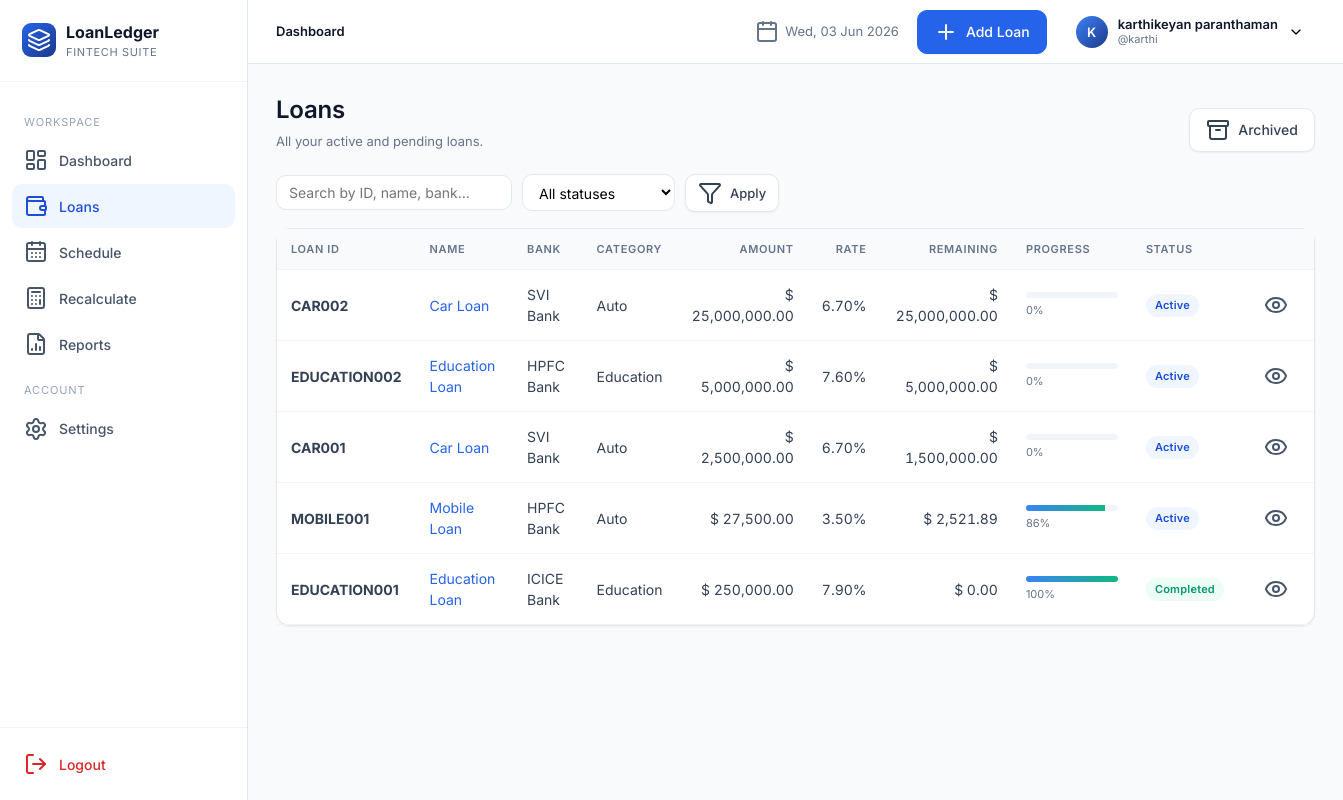
The page /loans/ (signed in) on the database its author committed.
### app/models.py (models this page shows, shortened)
class User(UserMixin, db.Model):
    __tablename__ = "users"
    id = db.Column(db.Integer, primary_key=True)
    full_name = db.Column(db.String(120), nullable=False)
    username = db.Column(db.String(64), unique=True, nullable=False, index=True)
    email = db.Column(db.String(160), unique=True, nullable=False, index=True)
    password_hash = db.Column(db.String(256), nullable=False)
    preferred_currency = db.Column(db.String(8), default="INR")
    preferred_date_format = db.Column(db.String(20), default="%d %b %Y")
    created_at = db.Column(db.DateTime, default=datetime.utcnow)
    loans = db.relationship("Loan", backref="owner", lazy="dynamic", cascade="all, delete-orphan")

class Loan(db.Model):
    __tablename__ = "loans"
    id = db.Column(db.Integer, primary_key=True)
    user_id = db.Column(db.Integer, db.ForeignKey("users.id"), nullable=False, index=True)
    loan_id = db.Column(db.String(40), nullable=False, index=True)  # manual unique per user
    loan_name = db.Column(db.String(120), nullable=False)
    loan_category = db.Column(db.String(50), nullable=False, default="Personal")
    bank_name = db.Column(db.String(120), nullable=False)
    loan_amount = db.Column(db.Float, nullable=False)
    interest_rate = db.Column(db.Float, nullable=False)  # annual %
    down_payment = db.Column(db.Float, default=0)
    start_date = db.Column(db.Date, nullable=False)
    tenure_months = db.Column(db.Integer, nullable=False)
    loan_status = db.Column(db.String(20), default="Active", index=True)
    remaining_balance = db.Column(db.Float, default=0)
    completion_percentage = db.Column(db.Float, default=0)
    is_archived = db.Column(db.Boolean, default=False, index=True)
    balloon_date = db.Column(db.Date, nullable=True)
    balloon_amount = db.Column(db.Float, nullable=True)
    notes = db.Column(db.Text)
    closed_at = db.Column(db.DateTime, nullable=True)
    final_amount = db.Column(db.Float, nullable=True)
    closure_notes = db.Column(db.Text, nullable=True)
    created_at = db.Column(db.DateTime, default=datetime.utcnow)
    updated_at = db.Column(db.DateTime, default=datetime.utcnow, onupdate=datetime.utcnow)
    schedules = db.relationship("Schedule", backref="loan", lazy="dynamic",
                                cascade="all, delete-orphan", order_by="Schedule.month_index")
    __table_args__ = (db.UniqueConstraint("user_id", "loan_id", name="uq_user_loanid"),)

### app/blueprints/loans.py (the view)
@loans_bp.route("/")
@login_required
def list_loans():
    q = request.args.get("q", "").strip()
    status = request.args.get("status", "")
    page = int(request.args.get("page", 1))
    query = current_user.loans.filter_by(is_archived=False)
    if q:
        like = f"%{q}%"
        query = query.filter((Loan.loan_id.ilike(like)) | (Loan.loan_name.ilike(like)) | (Loan.bank_name.ilike(like)))
    if status:
        query = query.filter_by(loan_status=status)
    pagination = query.order_by(Loan.created_at.desc()).paginate(page=page, per_page=10, error_out=False)
    return render_template("loans/list.html", pagination=pagination, q=q, status=status)

### app/utils.py (called while the page is built, shortened)
def format_currency(value, currency=None):
    if value is None:
        return "-"
    try:
        v = float(value)
    except Exception:
        return str(value)
    if currency is None and current_user and current_user.is_authenticated:
        currency = current_user.preferred_currency or "INR"
    currency = currency or "INR"
    sym = CURRENCY_SYMBOLS.get(currency, "")
    return f"{sym} {v:,.2f}"

### app/templates/loans/list.html (shortened to what this page needs)
{% extends "base.html" %}
{% block content %}
<div class="page-header">
  <div class="title-block"><h1>Loans</h1><div class="sub">All your active and pending loans.</div></div>
  <div class="actions">
    <a href="{{ url_for('loans.archived') }}" class="btn secondary"><i data-lucide="archive"></i> Archived</a>
  </div>
</div>
<form class="filters" method="get">
  <input type="text" name="q" value="{{ q }}" placeholder="Search by ID, name, bank…">
  <select name="status">
    <option value="">All statuses</option>
  </select>
  <button class="btn secondary sm" type="submit"><i data-lucide="filter"></i> Apply</button>
</form>
<div class="card">
  <div class="table-wrap">
  {% if pagination.items %}
    <table class="tbl">
      <thead><tr>
        <th>Loan ID</th><th>Name</th><th>Bank</th><th>Category</th>
        <th class="num">Amount</th><th class="num">Rate</th><th class="num">Remaining</th>
        <th>Progress</th><th>Status</th><th></th>
      </tr></thead>
      <tbody>
      {% for l in pagination.items %}
        <tr>
          <td><strong>{{ l.loan_id }}</strong></td>
          <td><a href="{{ url_for('loans.details', loan_pk=l.id) }}">{{ l.loan_name }}</a></td>
          <td>{{ l.bank_name }}</td>
          <td>{{ l.loan_category }}</td>
          <td class="num">{{ l.loan_amount|money }}</td>
          <td class="num">{{ '%.2f'|format(l.interest_rate) }}%</td>
          <td class="num">{{ l.remaining_balance|money }}</td>
          <td style="min-width:120px">
            <div class="progress"><div class="progress-bar" style="width: {{ l.completion_percentage }}%"></div></div>
            <div style="font-size:11px;color:var(--slate-500);margin-top:4px">{{ '%.0f'|format(l.completion_percentage) }}%</div>
          </td>
          <td><span class="badge {{ l.loan_status.replace(' ','') }}">{{ l.loan_status }}</span></td>
          <td>
            <a href="{{ url_for('loans.details', loan_pk=l.id) }}" class="btn ghost sm"><i data-lucide="eye"></i></a>
          </td>
        </tr>
      {% endfor %}
      </tbody>
    </table>
  {% else %}
    <div class="empty"><i data-lucide="inbox"></i><h3>No loans match</h3><p>Try clearing filters or add a new loan.</p></div>
  {% endif %}
  </div>
</div>
{% endblock %}

### app/templates/base.html (shortened to what this page needs)
<!doctype html>
<html lang="en">
<head>
  <link rel="stylesheet" href="{{ url_for('static', filename='css/styles.css') }}">
</head>
<body>
{% if current_user.is_authenticated %}
<div class="app">
  {% include "_sidebar.html" %}
  <div class="main">
    {% include "_topnav.html" %}
    <main class="content">
      {% block content %}{% endblock %}
    </main>
  </div>
</div>
{% else %}
  {% block auth_content %}{% endblock %}
{% endif %}
</body>
</html>

### app/templates/_sidebar.html
{% set ep = request.endpoint or '' %}
<aside class="sidebar">
  <div class="brand">
    <div class="brand-mark"><i data-lucide="layers"></i></div>
    <div>
      <div class="brand-name">LoanLedger</div>
      <div class="brand-sub">Fintech Suite</div>
    </div>
  </div>
  <nav>
    <div class="group-label">Workspace</div>
    <a href="{{ url_for('dashboard.index') }}" class="{{ 'active' if ep.startswith('dashboard.') else '' }}"><i data-lucide="layout-dashboard"></i> Dashboard</a>
    <a href="{{ url_for('loans.list_loans') }}" class="{{ 'active' if ep.startswith('loans.') else '' }}"><i data-lucide="wallet"></i> Loans</a>
    <a href="{{ url_for('schedule.index') }}" class="{{ 'active' if ep.startswith('schedule.') else '' }}"><i data-lucide="calendar-days"></i> Schedule</a>
    <a href="{{ url_for('recalc.index') }}" class="{{ 'active' if ep.startswith('recalc.') else '' }}"><i data-lucide="calculator"></i> Recalculate</a>
    <a href="{{ url_for('reports.index') }}" class="{{ 'active' if ep.startswith('reports.') else '' }}"><i data-lucide="file-bar-chart-2"></i> Reports</a>
    <div class="group-label">Account</div>
    <a href="{{ url_for('settings.index') }}" class="{{ 'active' if ep.startswith('settings.') else '' }}"><i data-lucide="settings"></i> Settings</a>
  </nav>
  <div class="logout-area">
    <a href="{{ url_for('auth.logout') }}"><i data-lucide="log-out"></i> Logout</a>
  </div>
</aside>

### app/templates/_topnav.html (shortened to what this page needs)
<header class="topnav">
  <div class="crumbs">
    {% block crumbs %}<strong>Dashboard</strong>{% endblock %}
  </div>
  <div class="date"><i data-lucide="calendar"></i> {{ now.strftime('%a, %d %b %Y') }}</div>
  {% if request.endpoint and not request.endpoint.startswith('settings.') %}
    <a href="{{ url_for('loans.add') }}" class="btn"><i data-lucide="plus"></i> Add Loan</a>
  {% endif %}
  <div class="profile">
    <button class="profile-btn">
      <div class="avatar">{{ current_user.full_name[:1]|upper }}</div>
      <div style="text-align:left;line-height:1.2">
        <div style="font-weight:600;font-size:13px;color:var(--slate-900)">{{ current_user.full_name }}</div>
        <div style="font-size:11px;color:var(--slate-500)">@{{ current_user.username }}</div>
      </div>
      <i data-lucide="chevron-down" style="width:16px;height:16px"></i>
    </button>
  </div>
</header>

### rows shown on the page
User: full_name "K", full_name "karthikeyan paranthaman", username "karthi"
Loan: loan_id "CAR002", loan_name "Car Loan", bank_name "SVI Bank", loan_category "Auto", loan_amount "$ 25,000,000.00", interest_rate "6.70", remaining_balance "$ 25,000,000.00", completion_percentage "0", loan_status "Active"
Loan: loan_id "EDUCATION002", loan_name "Education Loan", bank_name "HPFC Bank", loan_category "Education", loan_amount "$ 5,000,000.00", interest_rate "7.60", remaining_balance "$ 5,000,000.00", completion_percentage "0", loan_status "Active"
Loan: loan_id "CAR001", loan_name "Car Loan", bank_name "SVI Bank", loan_category "Auto", loan_amount "$ 2,500,000.00", interest_rate "6.70", remaining_balance "$ 1,500,000.00", completion_percentage "0", loan_status "Active"
Loan: loan_id "MOBILE001", loan_name "Mobile Loan", bank_name "HPFC Bank", loan_category "Auto", loan_amount "$ 27,500.00", interest_rate "3.50", remaining_balance "$ 2,521.89", completion_percentage "86", loan_status "Active"
Loan: loan_id "EDUCATION001", loan_name "Education Loan", bank_name "ICICE Bank", loan_category "Education", loan_amount "$ 250,000.00", interest_rate "7.90", remaining_balance "$ 0.00", completion_percentage "100", loan_status "Completed"
